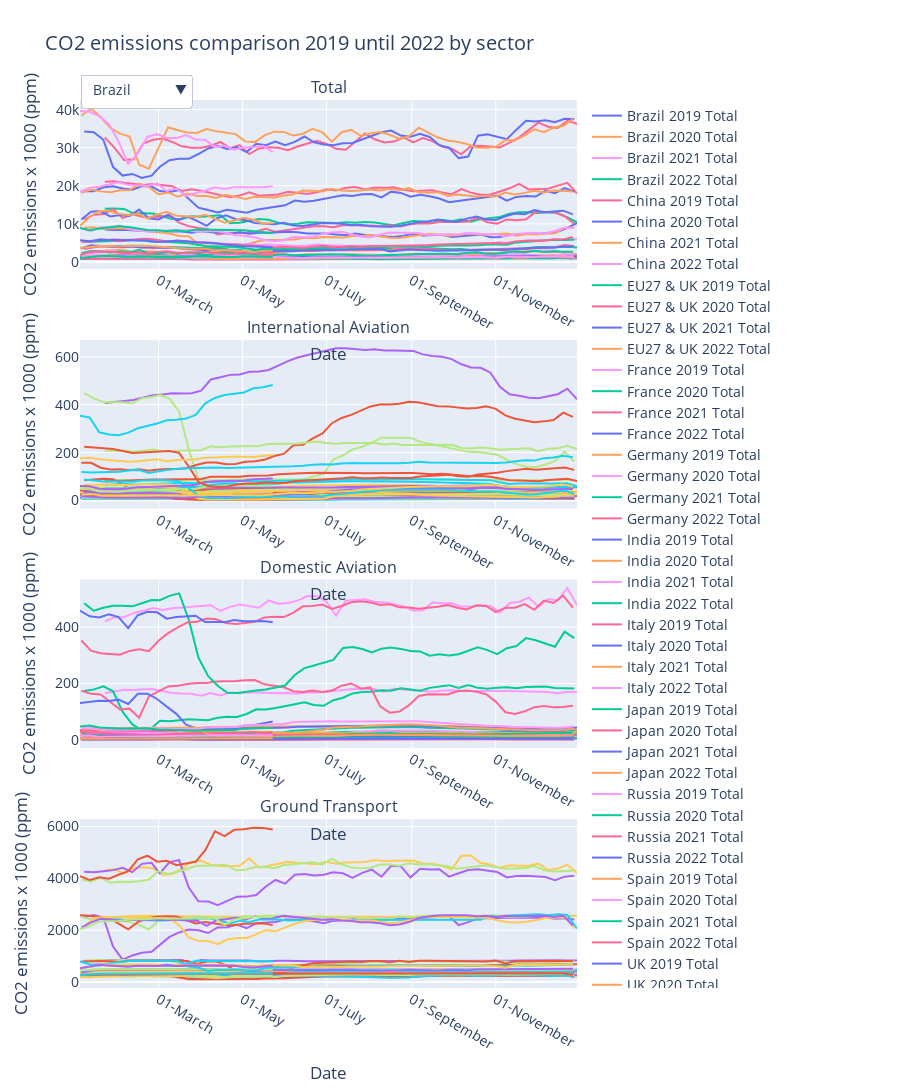

The code cell stored with this chart in its notebook:
### Markdown cell above
# Import Figures and Table from 'dashboard_v3.ipynb'

### Code cell
%store -r fig_transport
%store -r fig

fig.show()
fig_transport.show()
